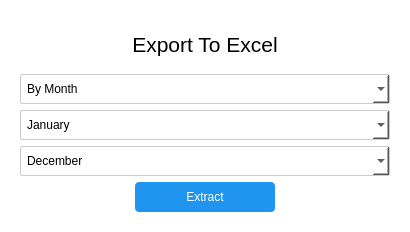
<?xml version="1.0" encoding="UTF-8"?>
<ui version="4.0">
 <class>Dialog</class>
 <widget class="QDialog" name="Dialog">
  <property name="geometry">
   <rect>
    <x>0</x>
    <y>0</y>
    <width>410</width>
    <height>232</height>
   </rect>
  </property>
  <property name="windowTitle">
   <string>Dialog</string>
  </property>
  <property name="styleSheet">
   <string notr="true">background-color: rgb(255, 255, 255);</string>
  </property>
  <layout class="QGridLayout" name="gridLayout">
   <item row="0" column="0">
    <widget class="QWidget" name="widget" native="true">
     <property name="minimumSize">
      <size>
       <width>0</width>
       <height>0</height>
      </size>
     </property>
     <property name="cursor">
      <cursorShape>PointingHandCursor</cursorShape>
     </property>
     <property name="styleSheet">
      <string notr="true">QComboBox{
border:1px solid #ccc;
padding:6px;
border-radius: 2px;


}
QComboBox:focus{

 border: 1px solid #0078d4;
            background-color: #fff;

}
QPushButton{
border:none;
border-radius:4px;
padding:6px;
padding-left-10px;
padding-right:10px;
background-color: rgb(31, 149, 239);
color:white;
padding:8px;





}
QPushButton:hover{
background-color:#1668a7;






}</string>
     </property>
     <layout class="QVBoxLayout" name="verticalLayout_2">
      <item>
       <widget class="QLabel" name="label">
        <property name="font">
         <font>
          <pointsize>16</pointsize>
          <weight>50</weight>
          <bold>false</bold>
         </font>
        </property>
        <property name="styleSheet">
         <string notr="true">
QLabel{
color:#000;

}</string>
        </property>
        <property name="text">
         <string>Export To Excel</string>
        </property>
        <property name="alignment">
         <set>Qt::AlignCenter</set>
        </property>
       </widget>
      </item>
      <item>
       <layout class="QVBoxLayout" name="verticalLayout">
        <item>
         <widget class="QComboBox" name="month_or_week_com">
          <item>
           <property name="text">
            <string>By Month</string>
           </property>
          </item>
          <item>
           <property name="text">
            <string>By Week</string>
           </property>
          </item>
         </widget>
        </item>
        <item>
         <widget class="QComboBox" name="start_mon_week_combo">
          <item>
           <property name="text">
            <string>January</string>
           </property>
          </item>
         </widget>
        </item>
        <item>
         <widget class="QComboBox" name="end_month_week_combo">
          <item>
           <property name="text">
            <string>December</string>
           </property>
          </item>
         </widget>
        </item>
        <item>
         <layout class="QHBoxLayout" name="horizontalLayout">
          <item>
           <spacer name="horizontalSpacer_2">
            <property name="orientation">
             <enum>Qt::Horizontal</enum>
            </property>
            <property name="sizeHint" stdset="0">
             <size>
              <width>40</width>
              <height>20</height>
             </size>
            </property>
           </spacer>
          </item>
          <item>
           <widget class="QPushButton" name="btn_extract">
            <property name="minimumSize">
             <size>
              <width>140</width>
              <height>0</height>
             </size>
            </property>
            <property name="text">
             <string>Extract</string>
            </property>
           </widget>
          </item>
          <item>
           <spacer name="horizontalSpacer">
            <property name="orientation">
             <enum>Qt::Horizontal</enum>
            </property>
            <property name="sizeHint" stdset="0">
             <size>
              <width>40</width>
              <height>20</height>
             </size>
            </property>
           </spacer>
          </item>
         </layout>
        </item>
       </layout>
      </item>
     </layout>
    </widget>
   </item>
  </layout>
 </widget>
 <resources/>
 <connections/>
</ui>
